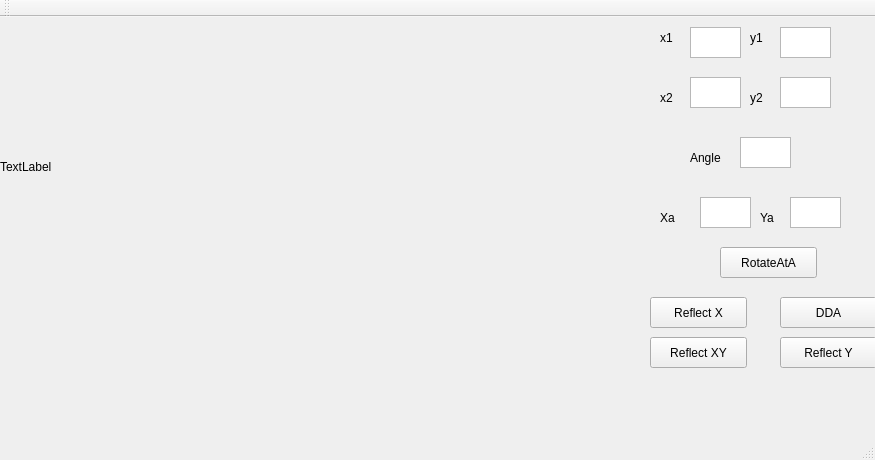
<?xml version="1.0" encoding="UTF-8"?>
<ui version="4.0">
 <class>MainWindow</class>
 <widget class="QMainWindow" name="MainWindow">
  <property name="geometry">
   <rect>
    <x>0</x>
    <y>0</y>
    <width>875</width>
    <height>460</height>
   </rect>
  </property>
  <property name="windowTitle">
   <string>MainWindow</string>
  </property>
  <widget class="QWidget" name="centralWidget">
   <widget class="QTextEdit" name="textEdit">
    <property name="geometry">
     <rect>
      <x>690</x>
      <y>10</y>
      <width>51</width>
      <height>31</height>
     </rect>
    </property>
   </widget>
   <widget class="QTextEdit" name="textEdit_2">
    <property name="geometry">
     <rect>
      <x>780</x>
      <y>10</y>
      <width>51</width>
      <height>31</height>
     </rect>
    </property>
   </widget>
   <widget class="QTextEdit" name="textEdit_3">
    <property name="geometry">
     <rect>
      <x>690</x>
      <y>60</y>
      <width>51</width>
      <height>31</height>
     </rect>
    </property>
   </widget>
   <widget class="QTextEdit" name="textEdit_4">
    <property name="geometry">
     <rect>
      <x>780</x>
      <y>60</y>
      <width>51</width>
      <height>31</height>
     </rect>
    </property>
   </widget>
   <widget class="QTextEdit" name="textEdit_5">
    <property name="geometry">
     <rect>
      <x>740</x>
      <y>120</y>
      <width>51</width>
      <height>31</height>
     </rect>
    </property>
   </widget>
   <widget class="QLabel" name="label">
    <property name="geometry">
     <rect>
      <x>660</x>
      <y>10</y>
      <width>41</width>
      <height>21</height>
     </rect>
    </property>
    <property name="text">
     <string>x1</string>
    </property>
   </widget>
   <widget class="QLabel" name="label_2">
    <property name="geometry">
     <rect>
      <x>750</x>
      <y>10</y>
      <width>41</width>
      <height>21</height>
     </rect>
    </property>
    <property name="text">
     <string>y1</string>
    </property>
   </widget>
   <widget class="QLabel" name="label_3">
    <property name="geometry">
     <rect>
      <x>660</x>
      <y>70</y>
      <width>41</width>
      <height>21</height>
     </rect>
    </property>
    <property name="text">
     <string>x2</string>
    </property>
   </widget>
   <widget class="QLabel" name="label_4">
    <property name="geometry">
     <rect>
      <x>750</x>
      <y>70</y>
      <width>41</width>
      <height>21</height>
     </rect>
    </property>
    <property name="text">
     <string>y2</string>
    </property>
   </widget>
   <widget class="QLabel" name="label_5">
    <property name="geometry">
     <rect>
      <x>690</x>
      <y>130</y>
      <width>41</width>
      <height>21</height>
     </rect>
    </property>
    <property name="text">
     <string>Angle</string>
    </property>
   </widget>
   <widget class="QTextEdit" name="textEdit_6">
    <property name="geometry">
     <rect>
      <x>790</x>
      <y>180</y>
      <width>51</width>
      <height>31</height>
     </rect>
    </property>
   </widget>
   <widget class="QTextEdit" name="textEdit_7">
    <property name="geometry">
     <rect>
      <x>700</x>
      <y>180</y>
      <width>51</width>
      <height>31</height>
     </rect>
    </property>
   </widget>
   <widget class="QLabel" name="label_6">
    <property name="geometry">
     <rect>
      <x>760</x>
      <y>190</y>
      <width>41</width>
      <height>21</height>
     </rect>
    </property>
    <property name="text">
     <string>Ya</string>
    </property>
   </widget>
   <widget class="QLabel" name="label_7">
    <property name="geometry">
     <rect>
      <x>660</x>
      <y>190</y>
      <width>41</width>
      <height>21</height>
     </rect>
    </property>
    <property name="text">
     <string>Xa</string>
    </property>
   </widget>
   <widget class="QPushButton" name="pushButton">
    <property name="geometry">
     <rect>
      <x>780</x>
      <y>320</y>
      <width>97</width>
      <height>31</height>
     </rect>
    </property>
    <property name="text">
     <string>Reflect Y</string>
    </property>
   </widget>
   <widget class="QPushButton" name="pushButton_2">
    <property name="geometry">
     <rect>
      <x>720</x>
      <y>230</y>
      <width>97</width>
      <height>31</height>
     </rect>
    </property>
    <property name="text">
     <string>RotateAtA</string>
    </property>
   </widget>
   <widget class="QPushButton" name="pushButton_3">
    <property name="geometry">
     <rect>
      <x>650</x>
      <y>280</y>
      <width>97</width>
      <height>31</height>
     </rect>
    </property>
    <property name="text">
     <string>Reflect X</string>
    </property>
   </widget>
   <widget class="QLabel" name="label_8">
    <property name="geometry">
     <rect>
      <x>0</x>
      <y>0</y>
      <width>300</width>
      <height>300</height>
     </rect>
    </property>
    <property name="text">
     <string>TextLabel</string>
    </property>
   </widget>
   <widget class="QPushButton" name="pushButton_4">
    <property name="geometry">
     <rect>
      <x>780</x>
      <y>280</y>
      <width>97</width>
      <height>31</height>
     </rect>
    </property>
    <property name="text">
     <string>DDA</string>
    </property>
   </widget>
   <widget class="QPushButton" name="pushButton_5">
    <property name="geometry">
     <rect>
      <x>650</x>
      <y>320</y>
      <width>97</width>
      <height>31</height>
     </rect>
    </property>
    <property name="text">
     <string>Reflect XY</string>
    </property>
   </widget>
  </widget>
  <widget class="QMenuBar" name="menuBar">
   <property name="geometry">
    <rect>
     <x>0</x>
     <y>0</y>
     <width>875</width>
     <height>27</height>
    </rect>
   </property>
  </widget>
  <widget class="QToolBar" name="mainToolBar">
   <attribute name="toolBarArea">
    <enum>TopToolBarArea</enum>
   </attribute>
   <attribute name="toolBarBreak">
    <bool>false</bool>
   </attribute>
  </widget>
  <widget class="QStatusBar" name="statusBar"/>
 </widget>
 <layoutdefault spacing="6" margin="11"/>
 <resources/>
 <connections/>
</ui>
